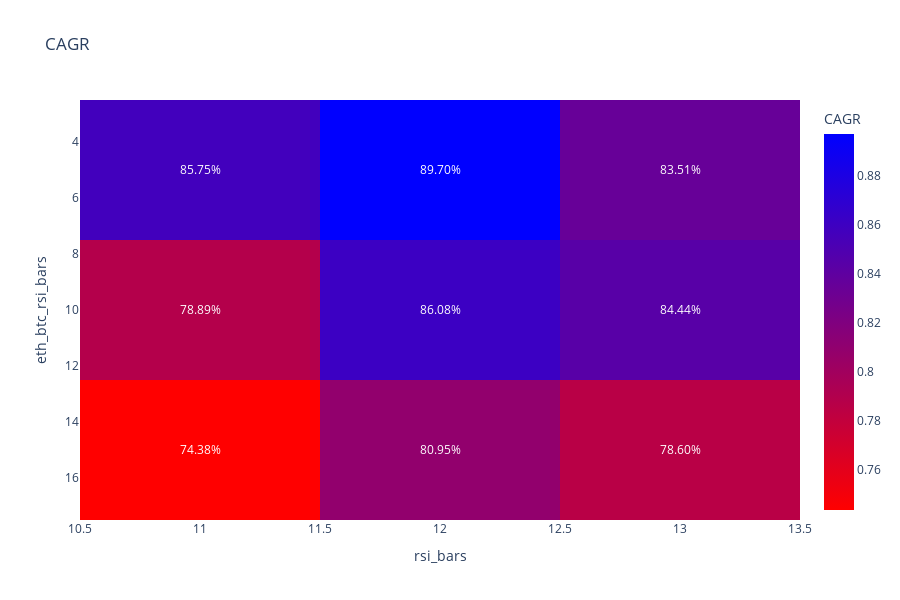

Notebook source saved alongside this figure:
### Markdown cell above
# Heatmap

- Verify that results look to cluster around certain values and do not follow a random pattern]

### Code cell
from tradeexecutor.analysis.grid_search import visualise_heatmap_2d


# RSI length = 8, no stop loss
heatmap_data = table.xs(key=(0.85,), level=("trailing_stop_loss",))

fig = visualise_heatmap_2d(heatmap_data, "eth_btc_rsi_bars", "rsi_bars", "CAGR")
display(fig)

### Figure 1 — Plotly figure (JSON) as saved in the notebook; plotly's stock layout.template omitted (floating-point values rounded to 4 significant figures)
{"data": [{"coloraxis": "coloraxis", "hovertemplate": "rsi_bars: %{x}<br>eth_btc_rsi_bars: %{y}<br>CAGR: %{z}<extra></extra>", "name": "0", "text": [["85.75%", "89.70%", "83.51%"], ["78.89%", "86.08%", "84.44%"], ["74.38%", "80.95%", "78.60%"]], "texttemplate": "%{text}", "type": "heatmap", "x": [11, 12, 13], "xaxis": "x", "y": [5, 10, 15], "yaxis": "y", "z": [[0.8575, 0.897, 0.8351], [0.7889, 0.8608, 0.8444], [0.7438, 0.8095, 0.786]]}], "layout": {"coloraxis": {"colorbar": {"title": {"text": "CAGR"}}, "colorscale": [[0, "rgb(255,0,0)"], [1, "rgb(0,0,255)"]]}, "height": 600, "title": {"text": "CAGR"}, "xaxis": {"anchor": "y", "domain": [0, 1], "title": {"text": "rsi_bars"}}, "yaxis": {"anchor": "x", "autorange": "reversed", "domain": [0, 1], "title": {"text": "eth_btc_rsi_bars"}}}}
